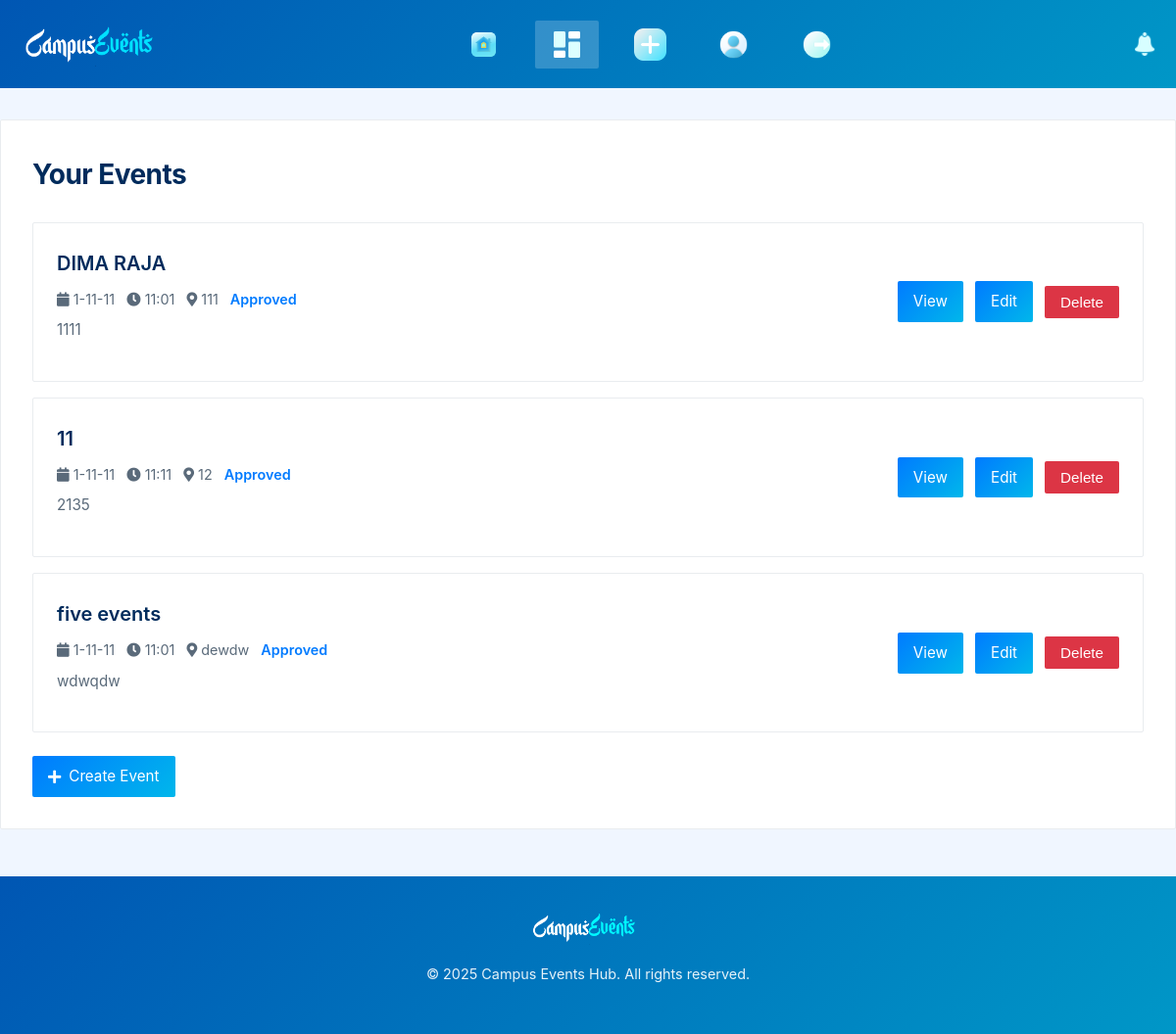
The page /dashboard (signed in) on the database its author committed.
### models.py (models this page shows)
class Event(db.Model):
    __tablename__ = 'event'
    id = db.Column(db.Integer, primary_key=True)
    title = db.Column(db.String(100), nullable=False)
    description = db.Column(db.Text, nullable=False)
    date = db.Column(db.Date, nullable=False)
    time = db.Column(db.Time, nullable=False)
    location = db.Column(db.String(100), nullable=False)
    category = db.Column(db.String(50), nullable=False)
    status = db.Column(db.Enum(EventStatus), default=EventStatus.PENDING)
    user_id = db.Column(db.Integer, db.ForeignKey('user.id'), nullable=False)
    likes = db.relationship('Like', backref='event', lazy=True, cascade='all, delete-orphan')
    rsvps = db.relationship('RSVP', backref='event', lazy=True, cascade='all, delete-orphan')
    notifications = db.relationship('Notification', backref='event', lazy=True, cascade='all, delete-orphan')

### app.py (the view)
@app.route('/dashboard')
@login_required
def dashboard():
    if current_user.role == UserRole.ADMIN:
        return redirect(url_for('admin_dashboard'))
    return render_template('dashboard.html', events=current_user.events)

### app.py (called while the page is built)
@login_manager.user_loader
def load_user(user_id):
    return User.query.get(int(user_id))

### templates/dashboard.html (shortened to what this page needs)
        {% extends "base.html" %}
{% block css %}
    <link rel="stylesheet" href="{{ url_for('static', filename='css/dashboard.css') }}">
{% endblock %}
{% block content %}
    <div class="container">
        <h2>Your Events</h2>
        {% if events %}
        <div class="event-list">
            {% for event in events %}
            <div class="event-card" id="event-card-{{ event.id }}">
                <div class="event-content">
                    <h3><a href="{{ url_for('get_event_page', event_id=event.id) }}">{{ event.title }}</a></h3>
                    <div class="event-meta">
                        <span><i class="fas fa-calendar"></i> {{ event.date.strftime('%Y-%m-%d') }}</span>
                        <span><i class="fas fa-clock"></i> {{ event.time.strftime('%H:%M') }}</span>
                        <span><i class="fas fa-map-marker-alt"></i> {{ event.location }}</span>
                        <span class="status-pending">{{ event.status.value }}</span>
                    </div>
                    <p class="event-description">{{ event.description }}</p>
                </div>
                <div class="event-actions">
                    <a href="{{ url_for('get_event_page', event_id=event.id) }}" class="btn btn-primary">View</a>
                    {% if current_user.id == event.organizer.id or current_user.role == 'admin' %}
                    <a href="{{ url_for('edit_event_page', event_id=event.id) }}" class="btn btn-primary">Edit</a>
                    <form action="{{ url_for('delete_event', event_id=event.id) }}" method="POST" class="delete-form">
                        <button type="submit" class="btn btn-danger delete-btn" data-event-id="{{ event.id }}">Delete</button>
                    </form>
                    {% endif %}
                </div>
            </div>
            {% endfor %}
        </div>
        {% else %}
        <p>You haven't created any events yet. <a href="{{ url_for('create_event_page') }}">Create one now!</a></p>
        {% endif %}
        <a href="{{ url_for('create_event_page') }}" class="btn btn-primary create-event-btn">
            <i class="fas fa-plus"></i> Create Event
        </a>
    </div>
{% endblock %}

### static/css/base.css (style rules this page uses)
:root { --primary-blue: #007bff; --light-blue: #f0f6ff; --white: #ffffff; --dark-blue: #002b5c; --gradient-blue: linear-gradient(135deg, #007bff 0%, #00b7eb 100%); --success-green: #28a745; --danger-red: #dc3545; --gray: #5a6a7a; --font-primary: 'Inter', -apple-system, BlinkMacSystemFont, sans-serif; --transition: all 0.3s ease; --border-radius: 2px; --animation-ease: cubic-bezier(0.4, 0, 0.2, 1); }
* { margin: 0; padding: 0; box-sizing: border-box; }
body { font-family: var(--font-primary); line-height: 1.7; color: var(--dark-blue); background-color: var(--light-blue); font-size: 16px; overscroll-behavior: none; }
h1, h2, h3, h4 { font-weight: 700; color: var(--dark-blue); }
h2 { font-size: 1.75rem; margin-bottom: 1.5rem; letter-spacing: -0.02em; }
h3 { font-size: 1.25rem; font-weight: 600; }
p { margin-bottom: 1rem; font-size: 0.95rem; font-weight: 400; }
a { text-decoration: none; color: var(--primary-blue); transition: var(--transition); }
.container { max-width: 1280px; margin: 2rem auto; padding: 2rem; background-color: var(--white); border-radius: var(--border-radius); border: 1px solid #e9ecef; animation: fadeInOpacity 0.4s var(--animation-ease); }
.btn { padding: 0.5rem 1rem; border: none; border-radius: var(--border-radius); font-size: 0.95rem; cursor: pointer; transition: var(--transition); display: inline-flex; align-items: center; gap: 0.5rem; }
.btn-primary { background: var(--gradient-blue); color: var(--white); }
.btn-danger { background-color: var(--danger-red); color: var(--white); }

### static/css/dashboard.css (style rules this page uses)
.event-list { display: flex; flex-direction: column; gap: 1rem; }
.event-card { background-color: var(--white); border: 1px solid #e9ecef; border-radius: var(--border-radius); padding: 1.5rem; display: grid; grid-template-columns: 3fr 1fr; align-items: center; transition: background-color var(--transition), transform 0.2s var(--animation-ease); }
.event-content { display: flex; flex-direction: column; gap: 0.5rem; }
.event-content h3 a { color: var(--dark-blue); transition: color var(--transition); }
.event-meta { font-size: 0.9rem; color: var(--gray); display: flex; flex-wrap: wrap; gap: 0.75rem; }
.event-meta .status-pending { color: var(--primary-blue); font-weight: 600; text-transform: capitalize; }
.event-description { font-size: 0.95rem; color: var(--gray); max-width: 600px; line-height: 1.5; }
.event-actions { display: flex; gap: 0.75rem; justify-self: end; align-items: center; flex-wrap: wrap; }
.create-event-btn { background: var(--gradient-blue); color: var(--white); margin-top: 1.5rem; display: inline-flex; align-items: center; gap: 0.5rem; }

### rows shown on the page
Event: title "DIMA RAJA", date "1-11-11", time "11:01", location "111", status.value "Approved", description "1111"
Event: title "11", date "1-11-11", time "11:11", location "12", status.value "Approved", description "2135"
Event: title "five events", date "1-11-11", time "11:01", location "dewdw", status.value "Approved", description "wdwqdw"
